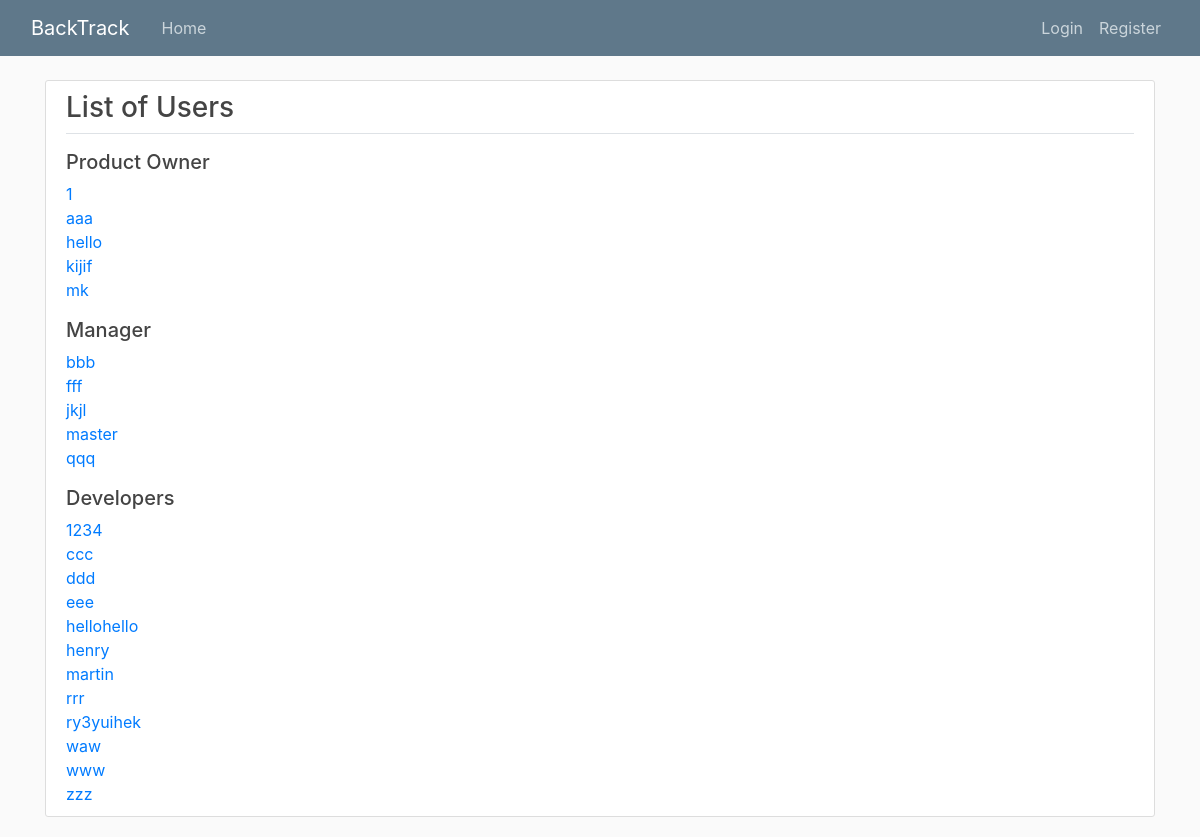
Page /list/ on the committed database.
### users/models.py (models this page shows, shortened)
class User(AbstractBaseUser):
	email				=	models.EmailField(verbose_name="email",max_length=60, unique=True)
	position			=	models.CharField(
								max_length=32,
							)
	first_name			=	models.CharField(max_length=30, unique=False, default=False)
	last_name			= 	models.CharField(max_length=20, unique=False, default = False)
	username			=	models.CharField(max_length=10,unique=True)
	date_joined			=	models.DateTimeField(verbose_name='date joined', auto_now_add = True)
	last_login			=	models.DateTimeField(verbose_name='last login', auto_now=True)
	is_admin			=	models.BooleanField(default=False)
	is_active			=	models.BooleanField(default=True)
	is_staff			=	models.BooleanField(default=False)
	is_superuser		=	models.BooleanField(default=False)
	project				= 	models.ManyToManyField(Project)
	USERNAME_FIELD	=	'email'
	REQUIRED_FIELDS	=	['username',]
	objects = MyAccountManager()

### users/views.py (the view)
# urls.py: path('list/',user_views.user_list,name='user_list'),
def user_list(request):
	all_users = User.objects.order_by('username')
	context ={'users':all_users}
	return render(request, 'users/list.html', context)

### users/templates/users/list.html
{% extends "base_noSidebar.html" %}
{% block content %}
<div class="content-section">
	<h3>List of Users</h3>
	<div class="border-top pt-3">
	<h5>Product Owner</h5>
	{%for user in users%}
		{%if user.position == '1'%}
		<a href="{% url 'user-detail' user.pk%}">{{user.username}}</a>
		<br>
		{%endif%}
	{%endfor%}
	<h5 class="mt-3">Manager</h5>
	{%for user in users%}
		{%if user.position == '2'%}
		<a href="{% url 'user-detail' user.pk%}">{{user.username}}</a>
		<br>
		{%endif%}
	{%endfor%}
	<h5 class="mt-3">Developers</h5>
	{%for user in users%}
		{%if user.position == '3' %}
		<a href="{% url 'user-detail' user.pk%}">{{user.username}}</a>
		<br>
		{%endif%}
	{%endfor%}
	</div>
</div>
{% endblock content %}

### productBacklog/static/PBI/main.css (style rules this page uses)
body { background: #fafafa; color: #333333; margin-top: 5rem; }
h1, h2, h3, h4, h5, h6 { color: #444444; }
.content-section { background: #ffffff; padding: 10px 20px; border: 1px solid #dddddd; border-radius: 3px; margin-bottom: 20px; }

### rows in the picture
User: username "1"
User: username "aaa"
User: username "hello"
User: username "kijif"
User: username "mk"
User: username "bbb"
User: username "fff"
User: username "jkjl"
User: username "master"
User: username "qqq"
User: username "1234"
User: username "ccc"
User: username "ddd"
User: username "eee"
User: username "hellohello"
User: username "henry"
User: username "martin"
User: username "rrr"
User: username "ry3yuihek"
User: username "waw"
User: username "www"
User: username "zzz"
